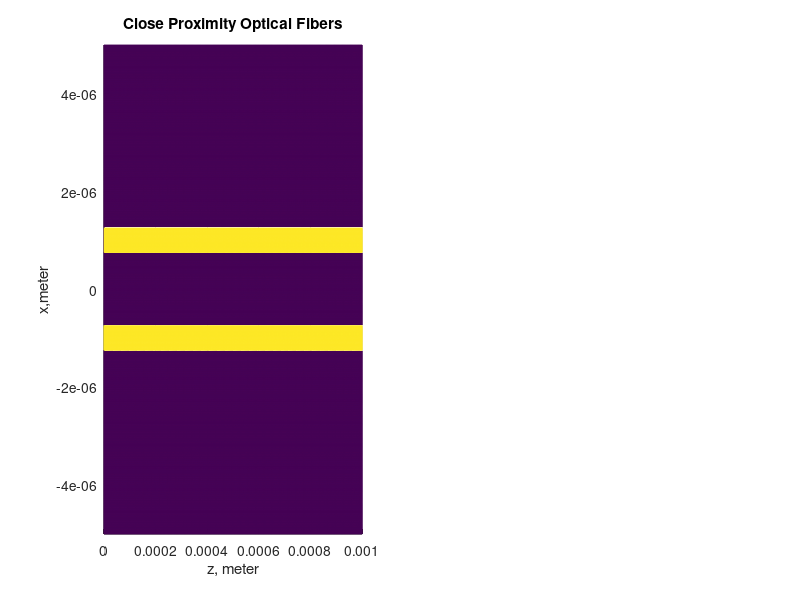

Reproduce this figure in MATLAB. (Note: this script raises an error after producing the figure.)
clear all
close all
tic
wavelength=1.55e-6;
k=2*pi/wavelength;
nf=1.45;
nc=1;
nr=1.45;
col = 1001;
x=-5e-6:(10e-6)/(col-1):5e-6;
z=0:(1e-3)/(col-1):1e-3;
% x=linspace(-5e-6,5e-6,col);
% z=linspace(0,1e-3,col);

[zz,xx]=meshgrid(z,x);
clad=nc*ones(col);
fiber=find(0.75e-6<=xx & xx<=1.25e-6 & 0.01e-6<=zz & zz<=1e-3); 
clad(fiber)=nf; 
fiber=find(-0.75e-6>=xx & xx>=-1.25e-6 & 0<=zz & zz<=1e-3); 
clad(fiber)=nf; 

subplot(1,2,1);
mesh(zz,xx,clad);
xlabel('z, meter');
ylabel('x,meter');
title('Close Proximity Optical Fibers');
ylim([-5e-6 5e-6]);
view(0,90);

number1=find(zz==0);
delx=k*(10/(col-1))*10^-6;
delz=k*(1000/(col-1))*10^-6;
b=(1/(delx^2));
Aa=(clad(number1)).^2-2*b;
temp=repmat([b],1,col-1);
Ab1=[0 temp];
Ab2=[temp 0];
Array_a=sparse(1:col,1:col,Aa,col,col);
Array_b1=sparse(2:col,1:col-1,Ab1(2:size(Ab1,2)),col,col);
Array_b2=sparse(1:col-1,2:col,Ab2(1:size(Ab2,2)-1),col,col);
A_result=Array_a+Array_b1+Array_b2;
Unit=sparse(1:col,1:col,1,col,col);
[evector,evalue,iresult]=sptarn(A_result,Unit,nc^2,nf^2); %evector is bpm input
size = col-1;
for n=1:size
    phi(:,1) = evector;
    a_p=(((clad(:,n)+clad(:,n+1))/2).^2-nr.^2-2.*b)+(i.*4.*nr.*(1/delz));
    a_m=(((clad(:,n)+clad(:,n+1))/2).^2-nr.^2-2.*b)-(i.*4.*nr.*(1/delz)); 
    A=sparse(1:col,1:col,a_p,col,col);
    B=sparse(1:col,1:col,a_m,col,col);
    AA=A+Array_b1+Array_b2; 
    BB=B+Array_b1+Array_b2;
    phi(:,n+1)=-inv(BB)*AA*phi(:,n);
end
E=abs(phi);
subplot(1,2,2);
mesh(zz,xx,E);
view(0,90);
xlabel('z, meter');
ylabel('x, meter');
ylim([-5e-6 5e-6]);
title('Mode coupling between 2 fibers');
toc